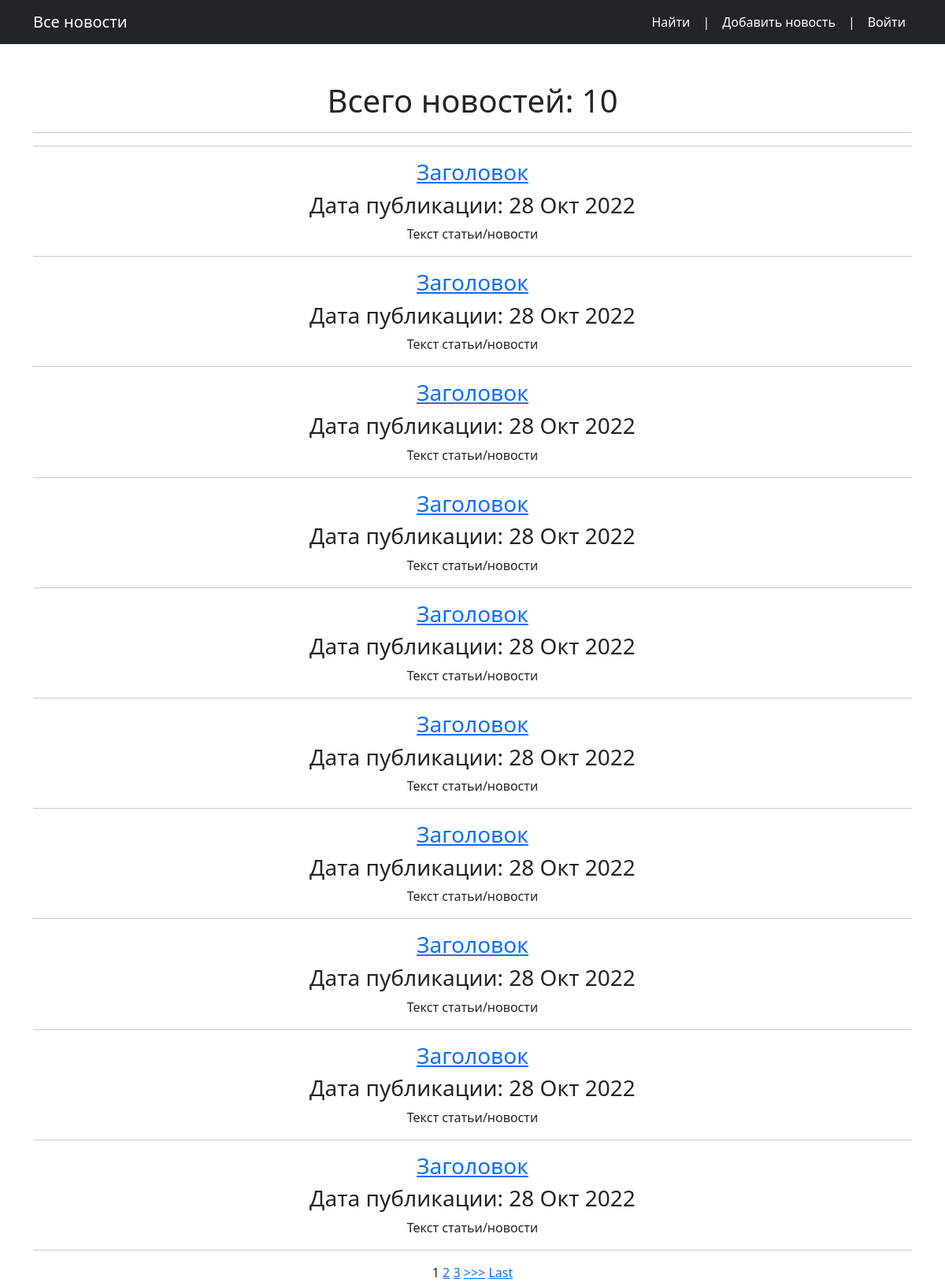
Before: /news/ with the older database file.
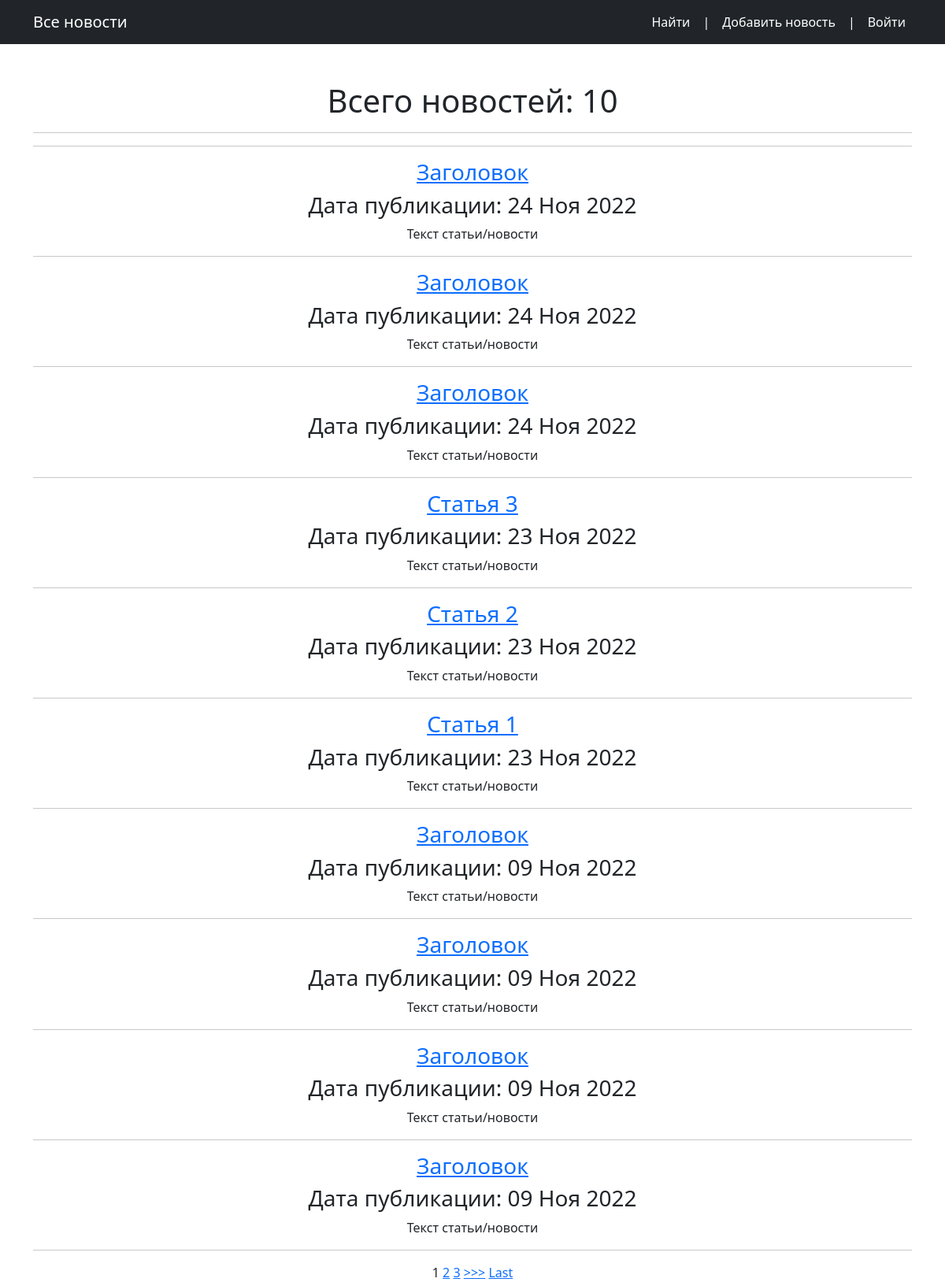
After: the same page with the newer database file.
### news/models.py (models this page shows, shortened)
class Post(models.Model):
    article = 'AR'
    news = 'NW'
    POST_LIST = [
        (article, 'Статья'),
        (news, 'Новость'),
    ]
    author = models.ForeignKey(Author, on_delete=models.CASCADE, )
    post_type = models.CharField(max_length=2, choices=POST_LIST, default=article)
    time_create_post = models.DateTimeField(auto_now_add=True)
    category = models.ManyToManyField(Category, through='PostCategory')
    title = models.CharField(max_length=255, default='Заголовок')
    text = models.TextField(default='Текст статьи/новости')
    rating = models.IntegerField(default=0)

### news/views.py (the view)
# urls.py: path('news/', cache_page(60)(NewsListView.as_view()), name='news'),
class NewsListView(ListView):
    model = Post
    template_name = 'news/news.html'
    context_object_name = 'news'
    queryset = Post.objects.order_by('-time_create_post')
    paginate_by = 10
    def get_context_data(self, **kwargs):
        context = super().get_context_data(**kwargs)
        context['is_not_author'] = not self.request.user.groups.filter(name='author').exists()
        return context

### news/templatetags/censor_filter.py (called while the page is built)
@register.filter(name='censor_filter')
def censor_filter(text: str):
    words = text.split()
    for word in words:
        value = word.strip('.,?!').lower()
        if value in UNCENSOR_WORDS:
            words[words.index(word)] = '***'
    return ' '.join(words)

### templates/news/news.html (shortened to what this page needs)
{% extends 'base.html' %}
{% load censor_filter %}
{% load static %}
{% block content %}
    {% if news %}
        <h1>Всего новостей: {{ news|length }}</h1>
        <hr>
        <hr>
        {% for el in news %}
            <a href="{% url 'news-detail' el.pk %}"><h3>{{ el.title }}</h3></a>
            <h3>Дата публикации: {{ el.time_create_post|date:'d M Y' }}</h3>
            <p>{{ el.text|truncatechars:50|censor_filter}}</p>
            <hr>
        {% endfor %}
    {% else %}
        <h2>Новостей нет</h2>
    {% endif %}
    {% if is_paginated %}
            {% for num in page_obj.paginator.page_range %}
                {% if page_obj.number == num %}
                    <a>{{ num }}</a>
                {% elif num > page_obj.number|add:'-3' and num < page_obj.number|add:'3' %}
                    <a href="?page={{ num }}">{{ num }}</a>
                {% endif %}
            {% endfor %}
            {% if page_obj.has_next %}
                <a href="?page={{ page_obj.next_page_number }}">>>></a>
                <a href="?page={{ page_obj.paginator.num_pages }}">Last</a>
            {% endif %}
    {% endif %}
{% endblock content %}

Changed rows visible on the page:
no longer on this page (row unchanged): Post: title "Заголовок", time_create_post "28 Окт 2022", text|censor_filter "Текст статьи/новости"
no longer on this page (row unchanged): Post: title "Заголовок", time_create_post "28 Окт 2022", text|censor_filter "Текст статьи/новости"
no longer on this page (row unchanged): Post: title "Заголовок", time_create_post "28 Окт 2022", text|censor_filter "Текст статьи/новости"
no longer on this page (row unchanged): Post: title "Заголовок", time_create_post "28 Окт 2022", text|censor_filter "Текст статьи/новости"
no longer on this page (row unchanged): Post: title "Заголовок", time_create_post "28 Окт 2022", text|censor_filter "Текст статьи/новости"
no longer on this page (row unchanged): Post: title "Заголовок", time_create_post "28 Окт 2022", text|censor_filter "Текст статьи/новости"
no longer on this page (row unchanged): Post: title "Заголовок", time_create_post "28 Окт 2022", text|censor_filter "Текст статьи/новости"
no longer on this page (row unchanged): Post: title "Заголовок", time_create_post "28 Окт 2022", text|censor_filter "Текст статьи/новости"
no longer on this page (row unchanged): Post: title "Заголовок", time_create_post "28 Окт 2022", text|censor_filter "Текст статьи/новости"
no longer on this page (row unchanged): Post: title "Заголовок", time_create_post "28 Окт 2022", text|censor_filter "Текст статьи/новости"
added Post: title "Заголовок", time_create_post "24 Ноя 2022", text|censor_filter "Текст статьи/новости"
added Post: title "Заголовок", time_create_post "24 Ноя 2022", text|censor_filter "Текст статьи/новости"
added Post: title "Заголовок", time_create_post "24 Ноя 2022", text|censor_filter "Текст статьи/новости"
added Post: title "Статья 3", time_create_post "23 Ноя 2022", text|censor_filter "Текст статьи/новости"
added Post: title "Статья 2", time_create_post "23 Ноя 2022", text|censor_filter "Текст статьи/новости"
added Post: title "Статья 1", time_create_post "23 Ноя 2022", text|censor_filter "Текст статьи/новости"
added Post: title "Заголовок", time_create_post "09 Ноя 2022", text|censor_filter "Текст статьи/новости"
added Post: title "Заголовок", time_create_post "09 Ноя 2022", text|censor_filter "Текст статьи/новости"
added Post: title "Заголовок", time_create_post "09 Ноя 2022", text|censor_filter "Текст статьи/новости"
added Post: title "Заголовок", time_create_post "09 Ноя 2022", text|censor_filter "Текст статьи/новости"
